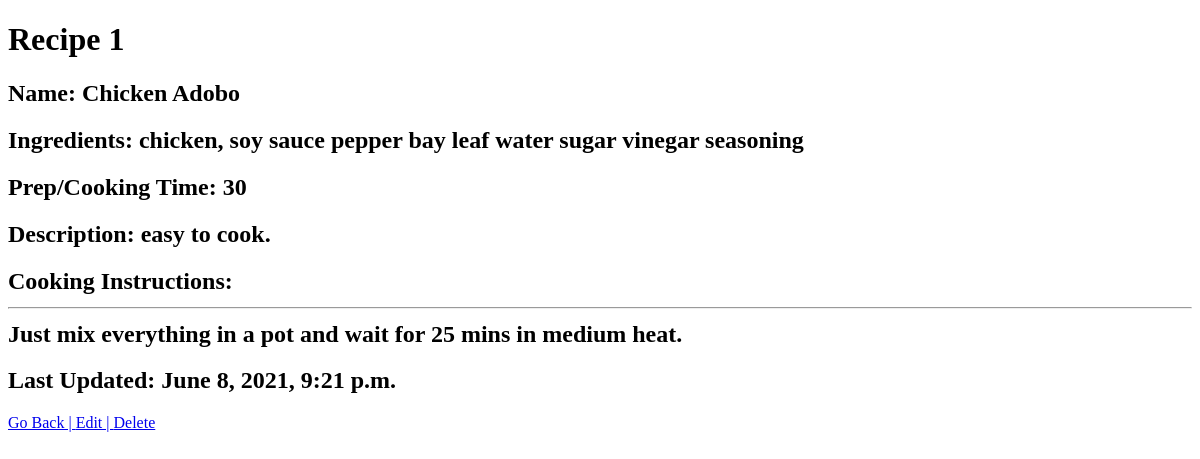
The page /recipes/1 on the database as committed earlier.
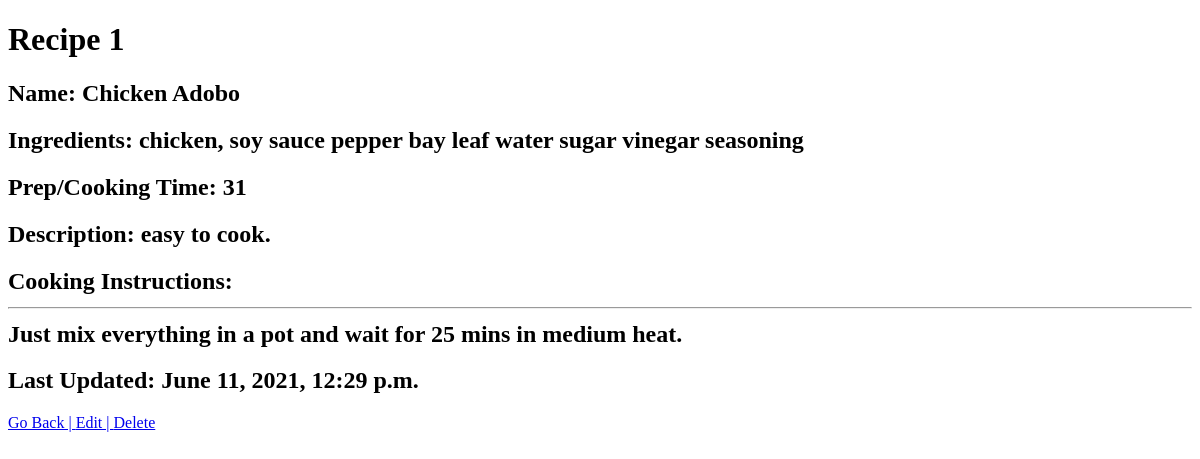
The same page on the database as committed later.
### recipefinder_app/models.py (models this page shows)
class Recipe(models.Model):
  recipe_name = models.CharField(max_length=255)
  ingredients = models.CharField(max_length=255)
  cooking_instruction = models.TextField(max_length=2000)
  desc = models.TextField()
  duration = models.IntegerField()
  user = models.ForeignKey(User, related_name="recipes", on_delete=models.CASCADE)
  created_at = models.DateTimeField(auto_now_add=True, null=True)
  updated_at = models.DateTimeField(auto_now=True, null=True)
  objects = RecipeManager()

### recipefinder_app/views.py (the view)
# urls.py: path('recipes/<int:recipe_id>', views.recipe_info),
def recipe_info(request, recipe_id):
    recipe_info = Recipe.objects.get(id=recipe_id)
    context = {
        "recipe": recipe_info,
    }
    return render(request, 'recipe_info.html', context)

### recipefinder_app/templates/recipe_info.html (shortened to what this page needs)
<!DOCTYPE html>
<html lang="en">
<head>
</head>
<body>
    <h1>Recipe {{ recipe.id }}</h1>
    <h2>Name: {{ recipe.recipe_name }}</h2>
    <h2>Ingredients: {{ recipe.ingredients }}</h2>
    <h2>Prep/Cooking Time: {{ recipe.duration }}</h2>
    <h2>Description: {{ recipe.desc }}</h2>
    <h2>Cooking Instructions: <hr>{{ recipe.cooking_instruction }}</h2>
    <h2>Last Updated: {{ recipe.updated_at }}</h2>
    <a href="/recipes">Go Back | </a>
    <a href="/recipes/{{ recipe.id }}/edit">Edit | </a>
    <a href="/recipes/{{ recipe.id }}/destroy">Delete</a>
</body>
</html>

Rows that differ between the two databases and show on the page:
changed Recipe "Chicken Adobo": duration "30" → "31"; updated_at "June 8, 2021, 9:21 p.m." → "June 11, 2021, 12:29 p.m."
